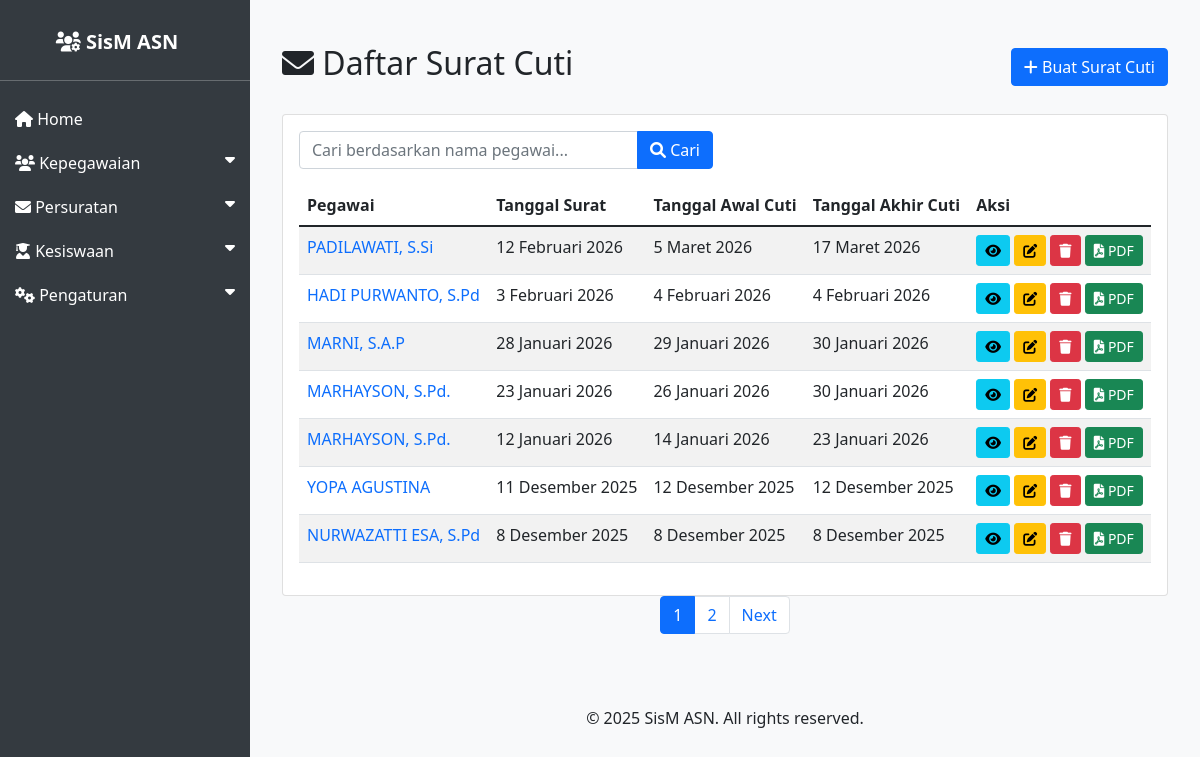
Before: /asn/surat_cuti/ with the older database file.
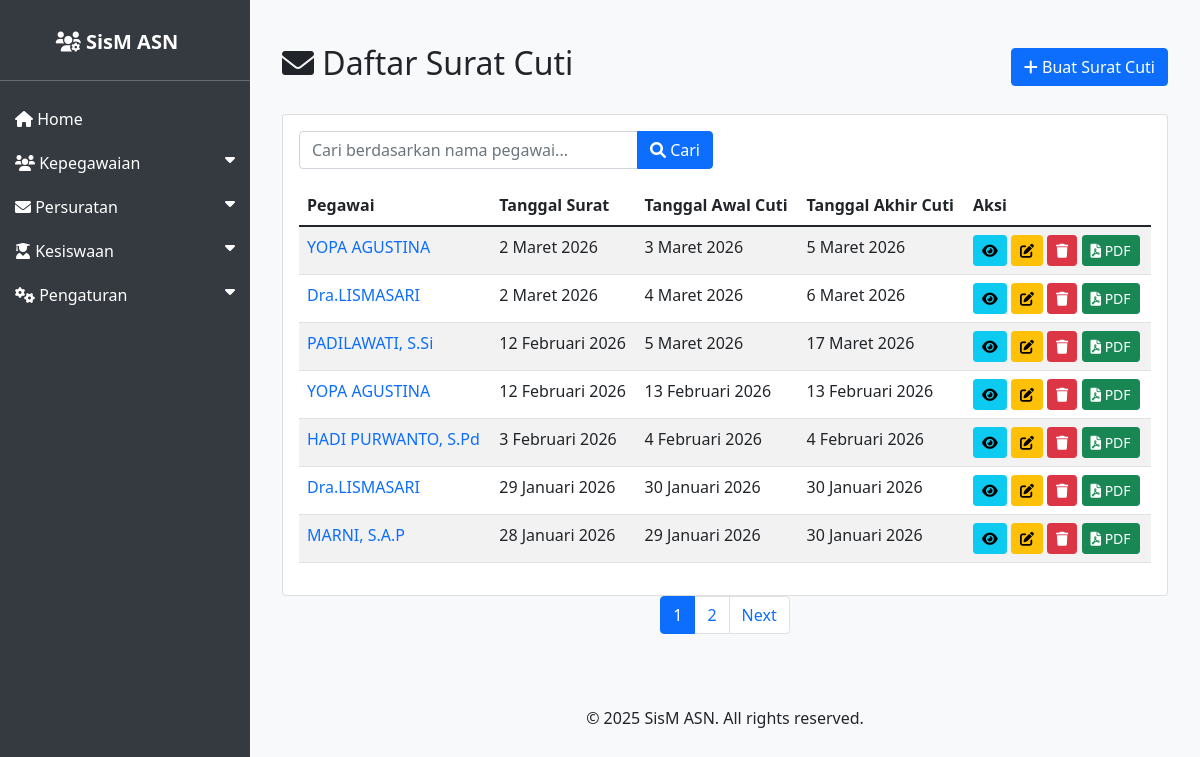
After: the same page with the newer database file.
### asn_app/models.py (models this page shows, shortened)
class SuratCuti(models.Model):
    tempat_ditetapkan = models.CharField(max_length=100, verbose_name='Tempat Ditetapkan')
    tanggal_surat = models.DateField(verbose_name='Tanggal Surat')
    nomor_surat = models.CharField(max_length=100, blank=True, null=True, verbose_name='Nomor Surat')
    sifat_surat = models.CharField(max_length=100, blank=True, null=True, verbose_name='Sifat Surat')
    lampiran_surat = models.CharField(max_length=100, blank=True, null=True, verbose_name='Lampiran Surat')
    perihal_surat = models.CharField(max_length=255, blank=True, null=True, verbose_name='Perihal Surat')
    tujuan_surat = models.CharField(max_length=200, verbose_name='Tujuan Surat')
    pegawai = models.ForeignKey(ASN, on_delete=models.CASCADE, related_name='surat_cuti_pegawai', verbose_name='Pegawai')
    tanggal_awal = models.DateField(verbose_name='Tanggal Awal Cuti')
    tanggal_akhir = models.DateField(verbose_name='Tanggal Akhir Cuti')
    alasan_cuti = models.TextField(blank=True, null=True, verbose_name='Alasan Cuti')
    penandatangan = models.ForeignKey(ASN, on_delete=models.SET_NULL, null=True, blank=True, related_name='surat_cuti_penandatangan', verbose_name='Penandatangan')
    kop_surat = models.ForeignKey(KopSurat, on_delete=models.SET_NULL, null=True, blank=True, verbose_name='Kop Surat')
    created_at = models.DateTimeField(auto_now_add=True)
    updated_at = models.DateTimeField(auto_now=True)
    class Meta:
        verbose_name_plural = "Surat Cuti"
        ordering = ['-tanggal_surat']

class ASN(models.Model):
    JENIS_KELAMIN_CHOICES = [
        ('L', 'Laki-laki'),
        ('P', 'Perempuan'),
    ]
    AGAMA_CHOICES = [
        ('ISLAM', 'Islam'),
        ('KRISTEN', 'Kristen'),
        ('KATOLIK', 'Katolik'),
        ('HINDU', 'Hindu'),
        ('BUDDHA', 'Buddha'),
        ('KONGHUCU', 'Konghucu'),
    ]
    nip = models.CharField(max_length=18, unique=True, null=True, blank=True)
    nama = models.CharField(max_length=100)
    tempat_lahir = models.CharField(max_length=50)
    tanggal_lahir = models.DateField()
    jenis_kelamin = models.CharField(max_length=1, choices=JENIS_KELAMIN_CHOICES)
    agama = models.CharField(max_length=10, choices=AGAMA_CHOICES)
    alamat = models.TextField()
    email = models.EmailField()
    telepon = models.CharField(max_length=15)
    jabatan = models.CharField(max_length=100)
    pangkat = models.CharField(max_length=50)
    golongan = models.CharField(max_length=5)
    nama_istri_suami = models.CharField(max_length=100, blank=True, null=True, verbose_name='Nama Istri/Suami')
    unit_kerja = models.CharField(max_length=100)
    foto = models.ImageField(upload_to='asn_fotos/', blank=True, null=True)
    created_at = models.DateTimeField(auto_now_add=True)
    updated_at = models.DateTimeField(auto_now=True)

### asn_app/views.py (the view)
# urls.py: path('surat_cuti/', views.SuratCutiListView.as_view(), name='surat_cuti_list'),
class SuratCutiListView(ListView):
    model = SuratCuti
    template_name = 'asn_app/surat_cuti_list.html'
    context_object_name = 'surat_cuti_list'
    paginate_by = 7
    def get_queryset(self):
        queryset = super().get_queryset()
        search_query = self.request.GET.get('nama', '')
        if search_query:
            queryset = queryset.filter(pegawai__nama__icontains=search_query)
        return queryset

### asn_app/templatetags/indonesian_date_tags.py (called while the page is built)
@register.filter
def indonesian_date(value, arg="%d %B %Y"):
    if not value:
        return ""
    if isinstance(value, datetime.datetime):
        value = value.date()
    day = value.day
    month_num = value.month
    year = value.year
    formatted_string = arg
    formatted_string = formatted_string.replace('%d', str(day))
    formatted_string = formatted_string.replace('%m', str(month_num).zfill(2))
    formatted_string = formatted_string.replace('%Y', str(year))
    formatted_string = formatted_string.replace('%y', str(year)[-2:])
    if '%B' in formatted_string:
        formatted_string = formatted_string.replace('%B', INDONESIAN_MONTHS_FULL[month_num])
    if '%b' in formatted_string:
        formatted_string = formatted_string.replace('%b', INDONESIAN_MONTHS_ABBR[month_num])
    return formatted_string

### asn_app/templates/asn_app/surat_cuti_list.html (shortened to what the changed rows need)
{% extends 'asn_app/base.html' %}
{% load indonesian_date_tags %}
{% block content %}
<div class="container mt-4">
    <div class="d-flex justify-content-between align-items-center mb-4">
        <h2><i class="fas fa-envelope"></i> Daftar Surat Cuti</h2>
    </div>
    <div class="card">
        <div class="card-body">
            <div class="table-responsive">
                <table class="table table-striped">
                    <thead>
                        <tr>
                            <th>Pegawai</th>
                            <th>Tanggal Surat</th>
                            <th>Tanggal Awal Cuti</th>
                            <th>Tanggal Akhir Cuti</th>
                            <th>Aksi</th>
                        </tr>
                    </thead>
                    <tbody>
                        {% for surat_cuti in surat_cuti_list %}
                        <tr>
                            <td>
                                <a href="{% url 'laporan_cuti_pdf' surat_cuti.pegawai.pk %}" target="_blank" class="text-decoration-none">
                                    {{ surat_cuti.pegawai.nama }}
                                </a>
                            </td>
                            <td>{{ surat_cuti.tanggal_surat|indonesian_date:"%d %B %Y" }}</td>
                            <td>{{ surat_cuti.tanggal_awal|indonesian_date:"%d %B %Y" }}</td>
                            <td>{{ surat_cuti.tanggal_akhir|indonesian_date:"%d %B %Y" }}</td>
                            <td>
                                <a href="{% url 'surat_cuti_detail' surat_cuti.pk %}" class="btn btn-sm btn-info">
                                    <i class="fas fa-eye"></i>
                                </a>
                                <a href="{% url 'surat_cuti_update' surat_cuti.pk %}" class="btn btn-sm btn-warning">
                                    <i class="fas fa-edit"></i>
                                </a>
                                <a href="{% url 'surat_cuti_delete' surat_cuti.pk %}" class="btn btn-sm btn-danger">
                                    <i class="fas fa-trash"></i>
                                </a>
                                <a href="{% url 'surat_cuti_export_pdf' surat_cuti.pk %}" class="btn btn-sm btn-success" target="_blank">
                                    <i class="fas fa-file-pdf"></i> PDF
                                </a>
                            </td>
                        </tr>
                        {% endfor %}
                    </tbody>
                </table>
            </div>
        </div>
    </div>
    {% if is_paginated %}
    <nav aria-label="Page navigation">
        <ul class="pagination justify-content-center">
            {% for num in page_obj.paginator.page_range %}
                <li class="page-item {% if page_obj.number == num %}active{% endif %}">
                    <a class="page-link" href="?page={{ num }}{% if request.GET.nama %}&nama={{ request.GET.nama }}{% endif %}">{{ num }}</a>
                </li>
            {% endfor %}
        </ul>
    </nav>
    {% endif %}
</div>
{% endblock %}

Changed rows visible on the page:
no longer on this page (row unchanged): SuratCuti: pegawai.nama "MARHAYSON, S.Pd.", tanggal_surat|indonesian_date "23 Januari 2026", tanggal_awal|indonesian_date "26 Januari 2026", tanggal_akhir|indonesian_date "30 Januari 2026"
no longer on this page (row unchanged): SuratCuti: pegawai.nama "MARHAYSON, S.Pd.", tanggal_surat|indonesian_date "12 Januari 2026", tanggal_awal|indonesian_date "14 Januari 2026", tanggal_akhir|indonesian_date "23 Januari 2026"
removed SuratCuti: pegawai.nama "YOPA AGUSTINA", tanggal_surat|indonesian_date "11 Desember 2025", tanggal_awal|indonesian_date "12 Desember 2025", tanggal_akhir|indonesian_date "12 Desember 2025"
no longer on this page (row unchanged): SuratCuti: pegawai.nama "NURWAZATTI ESA, S.Pd", tanggal_surat|indonesian_date "8 Desember 2025", tanggal_awal|indonesian_date "8 Desember 2025", tanggal_akhir|indonesian_date "8 Desember 2025"
added SuratCuti: pegawai.nama "YOPA AGUSTINA", tanggal_surat|indonesian_date "2 Maret 2026", tanggal_awal|indonesian_date "3 Maret 2026", tanggal_akhir|indonesian_date "5 Maret 2026"
added SuratCuti: pegawai.nama "Dra.LISMASARI", tanggal_surat|indonesian_date "2 Maret 2026", tanggal_awal|indonesian_date "4 Maret 2026", tanggal_akhir|indonesian_date "6 Maret 2026"
added SuratCuti: pegawai.nama "YOPA AGUSTINA", tanggal_surat|indonesian_date "12 Februari 2026", tanggal_awal|indonesian_date "13 Februari 2026", tanggal_akhir|indonesian_date "13 Februari 2026"
added SuratCuti: pegawai.nama "Dra.LISMASARI", tanggal_surat|indonesian_date "29 Januari 2026", tanggal_awal|indonesian_date "30 Januari 2026", tanggal_akhir|indonesian_date "30 Januari 2026"
